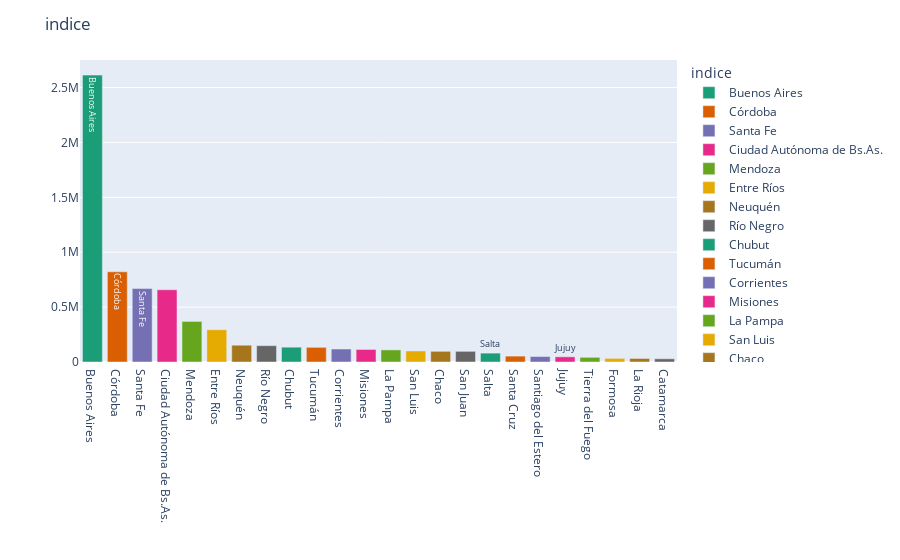

The code cell stored with this chart in its notebook:
### Code cell
def plot_hbar(df, col, n):
    fig = px.bar(df, 
                 x=col, y="n", 
                 text=col, orientation='v', width=700,  color='indice',
                 color_discrete_sequence = px.colors.qualitative.Dark2)
    fig.update_layout(title=col, xaxis_title="", yaxis_title="", 
                      yaxis_categoryorder = 'total ascending',
                      uniformtext_minsize=8, uniformtext_mode='hide')
    fig.show()
    
plot_hbar(df_group, 'indice', 15)

### Figure 1 — Plotly figure (JSON) as saved in the notebook; plotly's stock layout.template omitted (floating-point values rounded to 4 significant figures)
{"data": [{"alignmentgroup": "True", "hovertemplate": "indice=%{text}<br>n=%{y}<extra></extra>", "legendgroup": "Buenos Aires", "marker": {"color": "rgb(27,158,119)"}, "name": "Buenos Aires", "offsetgroup": "Buenos Aires", "orientation": "v", "showlegend": true, "text": ["Buenos Aires"], "textposition": "auto", "type": "bar", "x": ["Buenos Aires"], "xaxis": "x", "y": [2613343], "yaxis": "y"}, {"alignmentgroup": "True", "hovertemplate": "indice=%{text}<br>n=%{y}<extra></extra>", "legendgroup": "Córdoba", "marker": {"color": "rgb(217,95,2)"}, "name": "Córdoba", "offsetgroup": "Córdoba", "orientation": "v", "showlegend": true, "text": ["Córdoba"], "textposition": "auto", "type": "bar", "x": ["Córdoba"], "xaxis": "x", "y": [821752], "yaxis": "y"}, {"alignmentgroup": "True", "hovertemplate": "indice=%{text}<br>n=%{y}<extra></extra>", "legendgroup": "Santa Fe", "marker": {"color": "rgb(117,112,179)"}, "name": "Santa Fe", "offsetgroup": "Santa Fe", "orientation": "v", "showlegend": true, "text": ["Santa Fe"], "textposition": "auto", "type": "bar", "x": ["Santa Fe"], "xaxis": "x", "y": [669126], "yaxis": "y"}, {"alignmentgroup": "True", "hovertemplate": "indice=%{text}<br>n=%{y}<extra></extra>", "legendgroup": "Ciudad Autónoma de Bs.As.", "marker": {"color": "rgb(231,41,138)"}, "name": "Ciudad Autónoma de Bs.As.", "offsetgroup": "Ciudad Autónoma de Bs.As.", "orientation": "v", "showlegend": true, "text": ["Ciudad Autónoma de Bs.As."], "textposition": "auto", "type": "bar", "x": ["Ciudad Autónoma de Bs.As."], "xaxis": "x", "y": [658095], "yaxis": "y"}, {"alignmentgroup": "True", "hovertemplate": "indice=%{text}<br>n=%{y}<extra></extra>", "legendgroup": "Mendoza", "marker": {"color": "rgb(102,166,30)"}, "name": "Mendoza", "offsetgroup": "Mendoza", "orientation": "v", "showlegend": true, "text": ["Mendoza"], "textposition": "auto", "type": "bar", "x": ["Mendoza"], "xaxis": "x", "y": [369664], "yaxis": "y"}, {"alignmentgroup": "True", "hovertemplate": "indice=%{text}<br>n=%{y}<extra></extra>", "legendgroup": "Entre Ríos", "marker": {"color": "rgb(230,171,2)"}, "name": "Entre Ríos", "offsetgroup": "Entre Ríos", "orientation": "v", "showlegend": true, "text": ["Entre Ríos"], "textposition": "auto", "type": "bar", "x": ["Entre Ríos"], "xaxis": "x", "y": [294156], "yaxis": "y"}, {"alignmentgroup": "True", "hovertemplate": "indice=%{text}<br>n=%{y}<extra></extra>", "legendgroup": "Neuquén", "marker": {"color": "rgb(166,118,29)"}, "name": "Neuquén", "offsetgroup": "Neuquén", "orientation": "v", "showlegend": true, "text": ["Neuquén"], "textposition": "auto", "type": "bar", "x": ["Neuquén"], "xaxis": "x", "y": [152980], "yaxis": "y"}, {"alignmentgroup": "True", "hovertemplate": "indice=%{text}<br>n=%{y}<extra></extra>", "legendgroup": "Río Negro", "marker": {"color": "rgb(102,102,102)"}, "name": "Río Negro", "offsetgroup": "Río Negro", "orientation": "v", "showlegend": true, "text": ["Río Negro"], "textposition": "auto", "type": "bar", "x": ["Río Negro"], "xaxis": "x", "y": [148955], "yaxis": "y"}, {"alignmentgroup": "True", "hovertemplate": "indice=%{text}<br>n=%{y}<extra></extra>", "legendgroup": "Chubut", "marker": {"color": "rgb(27,158,119)"}, "name": "Chubut", "offsetgroup": "Chubut", "orientation": "v", "showlegend": true, "text": ["Chubut"], "textposition": "auto", "type": "bar", "x": ["Chubut"], "xaxis": "x", "y": [134988], "yaxis": "y"}, {"alignmentgroup": "True", "hovertemplate": "indice=%{text}<br>n=%{y}<extra></extra>", "legendgroup": "Tucumán", "marker": {"color": "rgb(217,95,2)"}, "name": "Tucumán", "offsetgroup": "Tucumán", "orientation": "v", "showlegend": true, "text": ["Tucumán"], "textposition": "auto", "type": "bar", "x": ["Tucumán"], "xaxis": "x", "y": [133530], "yaxis": "y"}, {"alignmentgroup": "True", "hovertemplate": "indice=%{text}<br>n=%{y}<extra></extra>", "legendgroup": "Corrientes", "marker": {"color": "rgb(117,112,179)"}, "name": "Corrientes", "offsetgroup": "Corrientes", "orientation": "v", "showlegend": true, "text": ["Corrientes"], "textposition": "auto", "type": "bar", "x": ["Corrientes"], "xaxis": "x", "y": [118214], "yaxis": "y"}, {"alignmentgroup": "True", "hovertemplate": "indice=%{text}<br>n=%{y}<extra></extra>", "legendgroup": "Misiones", "marker": {"color": "rgb(231,41,138)"}, "name": "Misiones", "offsetgroup": "Misiones", "orientation": "v", "showlegend": true, "text": ["Misiones"], "textposition": "auto", "type": "bar", "x": ["Misiones"], "xaxis": "x", "y": [114188], "yaxis": "y"}, {"alignmentgroup": "True", "hovertemplate": "indice=%{text}<br>n=%{y}<extra></extra>", "legendgroup": "La Pampa", "marker": {"color": "rgb(102,166,30)"}, "name": "La Pampa", "offsetgroup": "La Pampa", "orientation": "v", "showlegend": true, "text": ["La Pampa"], "textposition": "auto", "type": "bar", "x": ["La Pampa"], "xaxis": "x", "y": [110225], "yaxis": "y"}, {"alignmentgroup": "True", "hovertemplate": "indice=%{text}<br>n=%{y}<extra></extra>", "legendgroup": "San Luis", "marker": {"color": "rgb(230,171,2)"}, "name": "San Luis", "offsetgroup": "San Luis", "orientation": "v", "showlegend": true, "text": ["San Luis"], "textposition": "auto", "type": "bar", "x": ["San Luis"], "xaxis": "x", "y": [100335], "yaxis": "y"}, {"alignmentgroup": "True", "hovertemplate": "indice=%{text}<br>n=%{y}<extra></extra>", "legendgroup": "Chaco", "marker": {"color": "rgb(166,118,29)"}, "name": "Chaco", "offsetgroup": "Chaco", "orientation": "v", "showlegend": true, "text": ["Chaco"], "textposition": "auto", "type": "bar", "x": ["Chaco"], "xaxis": "x", "y": [97306], "yaxis": "y"}, {"alignmentgroup": "True", "hovertemplate": "indice=%{text}<br>n=%{y}<extra></extra>", "legendgroup": "San Juan", "marker": {"color": "rgb(102,102,102)"}, "name": "San Juan", "offsetgroup": "San Juan", "orientation": "v", "showlegend": true, "text": ["San Juan"], "textposition": "auto", "type": "bar", "x": ["San Juan"], "xaxis": "x", "y": [97280], "yaxis": "y"}, {"alignmentgroup": "True", "hovertemplate": "indice=%{text}<br>n=%{y}<extra></extra>", "legendgroup": "Salta", "marker": {"color": "rgb(27,158,119)"}, "name": "Salta", "offsetgroup": "Salta", "orientation": "v", "showlegend": true, "text": ["Salta"], "textposition": "auto", "type": "bar", "x": ["Salta"], "xaxis": "x", "y": [81008], "yaxis": "y"}, {"alignmentgroup": "True", "hovertemplate": "indice=%{text}<br>n=%{y}<extra></extra>", "legendgroup": "Santa Cruz", "marker": {"color": "rgb(217,95,2)"}, "name": "Santa Cruz", "offsetgroup": "Santa Cruz", "orientation": "v", "showlegend": true, "text": ["Santa Cruz"], "textposition": "auto", "type": "bar", "x": ["Santa Cruz"], "xaxis": "x", "y": [53659], "yaxis": "y"}, {"alignmentgroup": "True", "hovertemplate": "indice=%{text}<br>n=%{y}<extra></extra>", "legendgroup": "Santiago del Estero", "marker": {"color": "rgb(117,112,179)"}, "name": "Santiago del Estero", "offsetgroup": "Santiago del Estero", "orientation": "v", "showlegend": true, "text": ["Santiago del Estero"], "textposition": "auto", "type": "bar", "x": ["Santiago del Estero"], "xaxis": "x", "y": [49781], "yaxis": "y"}, {"alignmentgroup": "True", "hovertemplate": "indice=%{text}<br>n=%{y}<extra></extra>", "legendgroup": "Jujuy", "marker": {"color": "rgb(231,41,138)"}, "name": "Jujuy", "offsetgroup": "Jujuy", "orientation": "v", "showlegend": true, "text": ["Jujuy"], "textposition": "auto", "type": "bar", "x": ["Jujuy"], "xaxis": "x", "y": [47130], "yaxis": "y"}, {"alignmentgroup": "True", "hovertemplate": "indice=%{text}<br>n=%{y}<extra></extra>", "legendgroup": "Tierra del Fuego", "marker": {"color": "rgb(102,166,30)"}, "name": "Tierra del Fuego", "offsetgroup": "Tierra del Fuego", "orientation": "v", "showlegend": true, "text": ["Tierra del Fuego"], "textposition": "auto", "type": "bar", "x": ["Tierra del Fuego"], "xaxis": "x", "y": [42421], "yaxis": "y"}, {"alignmentgroup": "True", "hovertemplate": "indice=%{text}<br>n=%{y}<extra></extra>", "legendgroup": "Formosa", "marker": {"color": "rgb(230,171,2)"}, "name": "Formosa", "offsetgroup": "Formosa", "orientation": "v", "showlegend": true, "text": ["Formosa"], "textposition": "auto", "type": "bar", "x": ["Formosa"], "xaxis": "x", "y": [32778], "yaxis": "y"}, {"alignmentgroup": "True", "hovertemplate": "indice=%{text}<br>n=%{y}<extra></extra>", "legendgroup": "La Rioja", "marker": {"color": "rgb(166,118,29)"}, "name": "La Rioja", "offsetgroup": "La Rioja", "orientation": "v", "showlegend": true, "text": ["La Rioja"], "textposition": "auto", "type": "bar", "x": ["La Rioja"], "xaxis": "x", "y": [32253], "yaxis": "y"}, {"alignmentgroup": "True", "hovertemplate": "indice=%{text}<br>n=%{y}<extra></extra>", "legendgroup": "Catamarca", "marker": {"color": "rgb(102,102,102)"}, "name": "Catamarca", "offsetgroup": "Catamarca", "orientation": "v", "showlegend": true, "text": ["Catamarca"], "textposition": "auto", "type": "bar", "x": ["Catamarca"], "xaxis": "x", "y": [29166], "yaxis": "y"}], "layout": {"autosize": true, "barmode": "relative", "legend": {"title": {"text": "indice"}, "tracegroupgap": 0}, "margin": {"t": 60}, "title": {"text": "indice"}, "uniformtext": {"minsize": 8, "mode": "hide"}, "xaxis": {"anchor": "y", "autorange": true, "categoryarray": ["Buenos Aires", "Córdoba", "Santa Fe", "Ciudad Autónoma de Bs.As.", "Mendoza", "Entre Ríos", "Neuquén", "Río Negro", "Chubut", "Tucumán", "Corrientes", "Misiones", "La Pampa", "San Luis", "Chaco", "San Juan", "Salta", "Santa Cruz", "Santiago del Estero", "Jujuy", "Tierra del Fuego", "Formosa", "La Rioja", "Catamarca"], "categoryorder": "array", "domain": [0, 1], "range": [-0.5, 23.5], "title": {"text": ""}, "type": "category"}, "yaxis": {"anchor": "x", "autorange": true, "categoryorder": "total ascending", "domain": [0, 1], "range": [0, 2751000.0], "title": {"text": ""}, "type": "linear"}}}
